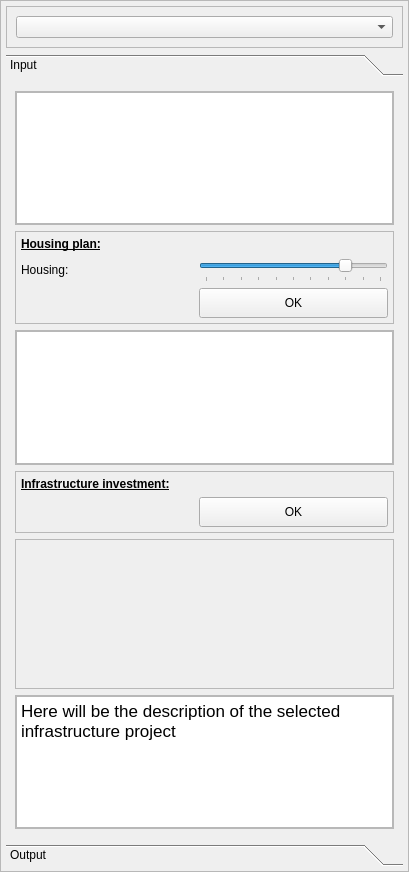
<?xml version="1.0" encoding="UTF-8"?>
<ui version="4.0">
 <class>IndicatorsDialogDockedBase</class>
 <widget class="QDockWidget" name="IndicatorsDialogDockedBase">
  <property name="geometry">
   <rect>
    <x>0</x>
    <y>0</y>
    <width>409</width>
    <height>872</height>
   </rect>
  </property>
  <property name="sizePolicy">
   <sizepolicy hsizetype="MinimumExpanding" vsizetype="MinimumExpanding">
    <horstretch>0</horstretch>
    <verstretch>0</verstretch>
   </sizepolicy>
  </property>
  <property name="minimumSize">
   <size>
    <width>320</width>
    <height>872</height>
   </size>
  </property>
  <property name="windowTitle">
   <string>Indicators</string>
  </property>
  <widget class="QWidget" name="dockWidgetContents">
   <property name="sizePolicy">
    <sizepolicy hsizetype="MinimumExpanding" vsizetype="MinimumExpanding">
     <horstretch>0</horstretch>
     <verstretch>0</verstretch>
    </sizepolicy>
   </property>
   <property name="minimumSize">
    <size>
     <width>0</width>
     <height>850</height>
    </size>
   </property>
   <property name="baseSize">
    <size>
     <width>0</width>
     <height>0</height>
    </size>
   </property>
   <layout class="QVBoxLayout" name="verticalLayout_6">
    <property name="leftMargin">
     <number>0</number>
    </property>
    <property name="topMargin">
     <number>0</number>
    </property>
    <property name="rightMargin">
     <number>0</number>
    </property>
    <property name="bottomMargin">
     <number>0</number>
    </property>
    <item>
     <widget class="QFrame" name="pluginFrame">
      <property name="enabled">
       <bool>true</bool>
      </property>
      <property name="sizePolicy">
       <sizepolicy hsizetype="MinimumExpanding" vsizetype="MinimumExpanding">
        <horstretch>0</horstretch>
        <verstretch>0</verstretch>
       </sizepolicy>
      </property>
      <property name="frameShape">
       <enum>QFrame::StyledPanel</enum>
      </property>
      <property name="frameShadow">
       <enum>QFrame::Raised</enum>
      </property>
      <layout class="QVBoxLayout" name="verticalLayout_5">
       <property name="leftMargin">
        <number>5</number>
       </property>
       <property name="topMargin">
        <number>5</number>
       </property>
       <property name="rightMargin">
        <number>5</number>
       </property>
       <property name="bottomMargin">
        <number>5</number>
       </property>
       <item>
        <widget class="QFrame" name="comboFrame">
         <property name="frameShape">
          <enum>QFrame::StyledPanel</enum>
         </property>
         <property name="frameShadow">
          <enum>QFrame::Raised</enum>
         </property>
         <layout class="QVBoxLayout" name="verticalLayout_2">
          <item>
           <widget class="QComboBox" name="packageComboBox"/>
          </item>
         </layout>
        </widget>
       </item>
       <item>
        <widget class="QToolBox" name="toolBox">
         <widget class="QWidget" name="inputPage">
          <attribute name="label">
           <string>Input</string>
          </attribute>
          <layout class="QVBoxLayout" name="verticalLayout_11">
           <item>
            <layout class="QVBoxLayout" name="inputLayout">
             <item>
              <widget class="QFrame" name="housingTableFrame">
               <property name="frameShape">
                <enum>QFrame::StyledPanel</enum>
               </property>
               <property name="frameShadow">
                <enum>QFrame::Raised</enum>
               </property>
               <layout class="QVBoxLayout" name="verticalLayout_10">
                <property name="leftMargin">
                 <number>0</number>
                </property>
                <property name="topMargin">
                 <number>0</number>
                </property>
                <property name="rightMargin">
                 <number>0</number>
                </property>
                <property name="bottomMargin">
                 <number>0</number>
                </property>
                <item>
                 <widget class="QTableWidget" name="housingTable">
                  <property name="sizePolicy">
                   <sizepolicy hsizetype="MinimumExpanding" vsizetype="MinimumExpanding">
                    <horstretch>0</horstretch>
                    <verstretch>0</verstretch>
                   </sizepolicy>
                  </property>
                  <property name="minimumSize">
                   <size>
                    <width>0</width>
                    <height>100</height>
                   </size>
                  </property>
                 </widget>
                </item>
               </layout>
              </widget>
             </item>
             <item>
              <widget class="QFrame" name="housingFrame">
               <property name="sizePolicy">
                <sizepolicy hsizetype="Preferred" vsizetype="Preferred">
                 <horstretch>0</horstretch>
                 <verstretch>0</verstretch>
                </sizepolicy>
               </property>
               <property name="minimumSize">
                <size>
                 <width>0</width>
                 <height>0</height>
                </size>
               </property>
               <property name="maximumSize">
                <size>
                 <width>16777215</width>
                 <height>16777215</height>
                </size>
               </property>
               <property name="frameShape">
                <enum>QFrame::StyledPanel</enum>
               </property>
               <property name="frameShadow">
                <enum>QFrame::Raised</enum>
               </property>
               <layout class="QVBoxLayout" name="verticalLayout_8">
                <property name="leftMargin">
                 <number>5</number>
                </property>
                <property name="topMargin">
                 <number>5</number>
                </property>
                <property name="rightMargin">
                 <number>5</number>
                </property>
                <property name="bottomMargin">
                 <number>5</number>
                </property>
                <item>
                 <layout class="QGridLayout" name="gridLayout_4">
                  <item row="0" column="0">
                   <widget class="QLabel" name="label_16">
                    <property name="sizePolicy">
                     <sizepolicy hsizetype="Fixed" vsizetype="Preferred">
                      <horstretch>0</horstretch>
                      <verstretch>0</verstretch>
                     </sizepolicy>
                    </property>
                    <property name="minimumSize">
                     <size>
                      <width>172</width>
                      <height>0</height>
                     </size>
                    </property>
                    <property name="maximumSize">
                     <size>
                      <width>172</width>
                      <height>16777215</height>
                     </size>
                    </property>
                    <property name="text">
                     <string>&lt;html&gt;&lt;head/&gt;&lt;body&gt;&lt;p&gt;&lt;span style=&quot; font-weight:600; text-decoration: underline;&quot;&gt;Housing plan:&lt;/span&gt;&lt;/p&gt;&lt;/body&gt;&lt;/html&gt;</string>
                    </property>
                   </widget>
                  </item>
                  <item row="1" column="0">
                   <widget class="QLabel" name="label_14">
                    <property name="sizePolicy">
                     <sizepolicy hsizetype="Preferred" vsizetype="Preferred">
                      <horstretch>0</horstretch>
                      <verstretch>0</verstretch>
                     </sizepolicy>
                    </property>
                    <property name="text">
                     <string>Housing:</string>
                    </property>
                   </widget>
                  </item>
                  <item row="2" column="1">
                   <widget class="QPushButton" name="okHousing">
                    <property name="sizePolicy">
                     <sizepolicy hsizetype="MinimumExpanding" vsizetype="Fixed">
                      <horstretch>0</horstretch>
                      <verstretch>0</verstretch>
                     </sizepolicy>
                    </property>
                    <property name="minimumSize">
                     <size>
                      <width>0</width>
                      <height>30</height>
                     </size>
                    </property>
                    <property name="text">
                     <string>OK</string>
                    </property>
                   </widget>
                  </item>
                  <item row="0" column="1">
                   <widget class="QLabel" name="housingLabel">
                    <property name="sizePolicy">
                     <sizepolicy hsizetype="Preferred" vsizetype="Preferred">
                      <horstretch>0</horstretch>
                      <verstretch>0</verstretch>
                     </sizepolicy>
                    </property>
                    <property name="text">
                     <string/>
                    </property>
                   </widget>
                  </item>
                  <item row="1" column="1">
                   <widget class="QSlider" name="housingSlider">
                    <property name="sizePolicy">
                     <sizepolicy hsizetype="MinimumExpanding" vsizetype="Fixed">
                      <horstretch>0</horstretch>
                      <verstretch>0</verstretch>
                     </sizepolicy>
                    </property>
                    <property name="minimumSize">
                     <size>
                      <width>0</width>
                      <height>25</height>
                     </size>
                    </property>
                    <property name="mouseTracking">
                     <bool>true</bool>
                    </property>
                    <property name="maximum">
                     <number>100</number>
                    </property>
                    <property name="singleStep">
                     <number>10</number>
                    </property>
                    <property name="value">
                     <number>80</number>
                    </property>
                    <property name="sliderPosition">
                     <number>80</number>
                    </property>
                    <property name="orientation">
                     <enum>Qt::Horizontal</enum>
                    </property>
                    <property name="tickPosition">
                     <enum>QSlider::TicksBelow</enum>
                    </property>
                    <property name="tickInterval">
                     <number>10</number>
                    </property>
                   </widget>
                  </item>
                 </layout>
                </item>
               </layout>
              </widget>
             </item>
             <item>
              <widget class="QFrame" name="infraTableFrame">
               <property name="frameShape">
                <enum>QFrame::StyledPanel</enum>
               </property>
               <property name="frameShadow">
                <enum>QFrame::Raised</enum>
               </property>
               <layout class="QVBoxLayout" name="verticalLayout_3">
                <property name="leftMargin">
                 <number>0</number>
                </property>
                <property name="topMargin">
                 <number>0</number>
                </property>
                <property name="rightMargin">
                 <number>0</number>
                </property>
                <property name="bottomMargin">
                 <number>0</number>
                </property>
                <item>
                 <widget class="QTableWidget" name="infraTable">
                  <property name="sizePolicy">
                   <sizepolicy hsizetype="MinimumExpanding" vsizetype="MinimumExpanding">
                    <horstretch>0</horstretch>
                    <verstretch>0</verstretch>
                   </sizepolicy>
                  </property>
                  <property name="minimumSize">
                   <size>
                    <width>0</width>
                    <height>100</height>
                   </size>
                  </property>
                 </widget>
                </item>
               </layout>
              </widget>
             </item>
             <item>
              <widget class="QFrame" name="infraFrame">
               <property name="minimumSize">
                <size>
                 <width>0</width>
                 <height>0</height>
                </size>
               </property>
               <property name="frameShape">
                <enum>QFrame::StyledPanel</enum>
               </property>
               <property name="frameShadow">
                <enum>QFrame::Raised</enum>
               </property>
               <layout class="QVBoxLayout" name="verticalLayout_7">
                <property name="leftMargin">
                 <number>5</number>
                </property>
                <property name="topMargin">
                 <number>5</number>
                </property>
                <property name="rightMargin">
                 <number>5</number>
                </property>
                <property name="bottomMargin">
                 <number>5</number>
                </property>
                <item>
                 <layout class="QGridLayout" name="gridLayout_3">
                  <item row="0" column="0">
                   <widget class="QLabel" name="label_7">
                    <property name="sizePolicy">
                     <sizepolicy hsizetype="Fixed" vsizetype="Preferred">
                      <horstretch>0</horstretch>
                      <verstretch>0</verstretch>
                     </sizepolicy>
                    </property>
                    <property name="minimumSize">
                     <size>
                      <width>172</width>
                      <height>0</height>
                     </size>
                    </property>
                    <property name="maximumSize">
                     <size>
                      <width>172</width>
                      <height>16777215</height>
                     </size>
                    </property>
                    <property name="text">
                     <string>&lt;html&gt;&lt;head/&gt;&lt;body&gt;&lt;p&gt;&lt;span style=&quot; font-weight:600; text-decoration: underline;&quot;&gt;Infrastructure investment:&lt;/span&gt;&lt;/p&gt;&lt;/body&gt;&lt;/html&gt;</string>
                    </property>
                   </widget>
                  </item>
                  <item row="0" column="1">
                   <widget class="QLabel" name="infraLabel">
                    <property name="sizePolicy">
                     <sizepolicy hsizetype="Preferred" vsizetype="Preferred">
                      <horstretch>0</horstretch>
                      <verstretch>0</verstretch>
                     </sizepolicy>
                    </property>
                    <property name="text">
                     <string/>
                    </property>
                   </widget>
                  </item>
                  <item row="1" column="1">
                   <widget class="QPushButton" name="okInfra">
                    <property name="sizePolicy">
                     <sizepolicy hsizetype="MinimumExpanding" vsizetype="Fixed">
                      <horstretch>0</horstretch>
                      <verstretch>0</verstretch>
                     </sizepolicy>
                    </property>
                    <property name="minimumSize">
                     <size>
                      <width>0</width>
                      <height>30</height>
                     </size>
                    </property>
                    <property name="text">
                     <string>OK</string>
                    </property>
                   </widget>
                  </item>
                 </layout>
                </item>
               </layout>
              </widget>
             </item>
             <item>
              <widget class="QFrame" name="accessibilityInputFrame">
               <property name="minimumSize">
                <size>
                 <width>0</width>
                 <height>150</height>
                </size>
               </property>
               <property name="baseSize">
                <size>
                 <width>0</width>
                 <height>0</height>
                </size>
               </property>
               <property name="frameShape">
                <enum>QFrame::StyledPanel</enum>
               </property>
               <property name="frameShadow">
                <enum>QFrame::Raised</enum>
               </property>
               <layout class="QVBoxLayout" name="verticalLayout_15">
                <property name="leftMargin">
                 <number>0</number>
                </property>
                <property name="topMargin">
                 <number>0</number>
                </property>
                <property name="rightMargin">
                 <number>0</number>
                </property>
                <property name="bottomMargin">
                 <number>0</number>
                </property>
                <item>
                 <layout class="QVBoxLayout" name="accessibilityInputChart"/>
                </item>
               </layout>
              </widget>
             </item>
             <item>
              <widget class="QFrame" name="descriptionFrame">
               <property name="minimumSize">
                <size>
                 <width>0</width>
                 <height>50</height>
                </size>
               </property>
               <property name="frameShape">
                <enum>QFrame::StyledPanel</enum>
               </property>
               <property name="frameShadow">
                <enum>QFrame::Raised</enum>
               </property>
               <layout class="QVBoxLayout" name="verticalLayout_12">
                <property name="leftMargin">
                 <number>0</number>
                </property>
                <property name="topMargin">
                 <number>0</number>
                </property>
                <property name="rightMargin">
                 <number>0</number>
                </property>
                <property name="bottomMargin">
                 <number>0</number>
                </property>
                <item>
                 <widget class="QTextEdit" name="descriptionText">
                  <property name="html">
                   <string>&lt;!DOCTYPE HTML PUBLIC &quot;-//W3C//DTD HTML 4.0//EN&quot; &quot;http://www.w3.org/TR/REC-html40/strict.dtd&quot;&gt;
&lt;html&gt;&lt;head&gt;&lt;meta name=&quot;qrichtext&quot; content=&quot;1&quot; /&gt;&lt;style type=&quot;text/css&quot;&gt;
p, li { white-space: pre-wrap; }
&lt;/style&gt;&lt;/head&gt;&lt;body style=&quot; font-family:'.SF NS Text'; font-size:13pt; font-weight:400; font-style:normal;&quot;&gt;
&lt;p style=&quot; margin-top:0px; margin-bottom:0px; margin-left:0px; margin-right:0px; -qt-block-indent:0; text-indent:0px;&quot;&gt;Here will be the description of the selected infrastructure project&lt;/p&gt;&lt;/body&gt;&lt;/html&gt;</string>
                  </property>
                 </widget>
                </item>
               </layout>
              </widget>
             </item>
            </layout>
           </item>
          </layout>
         </widget>
         <widget class="QWidget" name="outputPage">
          <attribute name="label">
           <string>Output</string>
          </attribute>
          <layout class="QVBoxLayout" name="verticalLayout_13">
           <item>
            <layout class="QVBoxLayout" name="outputLayout">
             <item>
              <widget class="QFrame" name="spatialFrame">
               <property name="sizePolicy">
                <sizepolicy hsizetype="MinimumExpanding" vsizetype="MinimumExpanding">
                 <horstretch>0</horstretch>
                 <verstretch>0</verstretch>
                </sizepolicy>
               </property>
               <property name="minimumSize">
                <size>
                 <width>0</width>
                 <height>125</height>
                </size>
               </property>
               <property name="frameShape">
                <enum>QFrame::StyledPanel</enum>
               </property>
               <property name="frameShadow">
                <enum>QFrame::Raised</enum>
               </property>
               <layout class="QVBoxLayout" name="verticalLayout_9">
                <property name="leftMargin">
                 <number>0</number>
                </property>
                <property name="topMargin">
                 <number>0</number>
                </property>
                <property name="rightMargin">
                 <number>0</number>
                </property>
                <property name="bottomMargin">
                 <number>0</number>
                </property>
                <item>
                 <layout class="QVBoxLayout" name="spatialChart"/>
                </item>
               </layout>
              </widget>
             </item>
             <item>
              <widget class="QFrame" name="market1Frame">
               <property name="minimumSize">
                <size>
                 <width>0</width>
                 <height>125</height>
                </size>
               </property>
               <property name="frameShape">
                <enum>QFrame::StyledPanel</enum>
               </property>
               <property name="frameShadow">
                <enum>QFrame::Raised</enum>
               </property>
               <layout class="QVBoxLayout" name="verticalLayout_20">
                <property name="leftMargin">
                 <number>0</number>
                </property>
                <property name="topMargin">
                 <number>0</number>
                </property>
                <property name="rightMargin">
                 <number>0</number>
                </property>
                <property name="bottomMargin">
                 <number>0</number>
                </property>
                <item>
                 <layout class="QVBoxLayout" name="market1Chart"/>
                </item>
               </layout>
              </widget>
             </item>
             <item>
              <widget class="QFrame" name="market2Frame">
               <property name="minimumSize">
                <size>
                 <width>0</width>
                 <height>125</height>
                </size>
               </property>
               <property name="frameShape">
                <enum>QFrame::StyledPanel</enum>
               </property>
               <property name="frameShadow">
                <enum>QFrame::Raised</enum>
               </property>
               <layout class="QVBoxLayout" name="verticalLayout_21">
                <property name="leftMargin">
                 <number>0</number>
                </property>
                <property name="topMargin">
                 <number>0</number>
                </property>
                <property name="rightMargin">
                 <number>0</number>
                </property>
                <property name="bottomMargin">
                 <number>0</number>
                </property>
                <item>
                 <layout class="QVBoxLayout" name="market2Chart"/>
                </item>
               </layout>
              </widget>
             </item>
             <item>
              <widget class="QFrame" name="financialFrame">
               <property name="minimumSize">
                <size>
                 <width>0</width>
                 <height>125</height>
                </size>
               </property>
               <property name="frameShape">
                <enum>QFrame::StyledPanel</enum>
               </property>
               <property name="frameShadow">
                <enum>QFrame::Raised</enum>
               </property>
               <layout class="QVBoxLayout" name="verticalLayout_19">
                <property name="leftMargin">
                 <number>0</number>
                </property>
                <property name="topMargin">
                 <number>0</number>
                </property>
                <property name="rightMargin">
                 <number>0</number>
                </property>
                <property name="bottomMargin">
                 <number>0</number>
                </property>
                <item>
                 <layout class="QVBoxLayout" name="financialChart"/>
                </item>
               </layout>
              </widget>
             </item>
             <item>
              <widget class="QFrame" name="accessibilityFrame">
               <property name="minimumSize">
                <size>
                 <width>0</width>
                 <height>125</height>
                </size>
               </property>
               <property name="frameShape">
                <enum>QFrame::StyledPanel</enum>
               </property>
               <property name="frameShadow">
                <enum>QFrame::Raised</enum>
               </property>
               <layout class="QVBoxLayout" name="verticalLayout_14">
                <property name="leftMargin">
                 <number>0</number>
                </property>
                <property name="topMargin">
                 <number>0</number>
                </property>
                <property name="rightMargin">
                 <number>0</number>
                </property>
                <property name="bottomMargin">
                 <number>0</number>
                </property>
                <item>
                 <layout class="QVBoxLayout" name="accessibilityChart"/>
                </item>
               </layout>
              </widget>
             </item>
            </layout>
           </item>
          </layout>
         </widget>
        </widget>
       </item>
      </layout>
     </widget>
    </item>
   </layout>
  </widget>
 </widget>
 <resources/>
 <connections/>
</ui>
